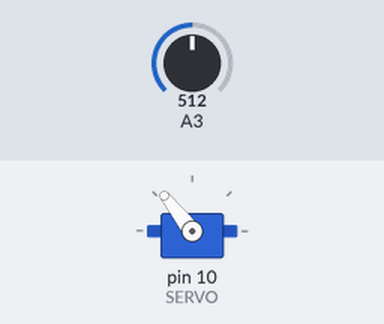
The sketch below on a simulated Arduino Uno, built with avr-gcc and run on an emulated ATmega328P. Parts: servo. The inputs (shaded band) are chosen by the test bench; at power-on: A3 = 512.

Above: at 1.2 s.
1.3 s: A3 set to 716
At 2.5 s:
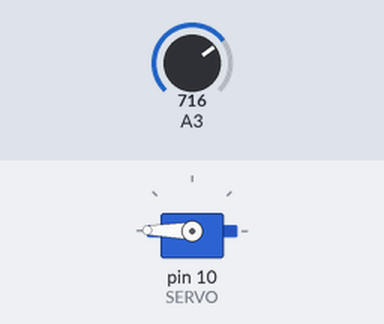
2.8 s: A3 set to 900
At 3.9 s:
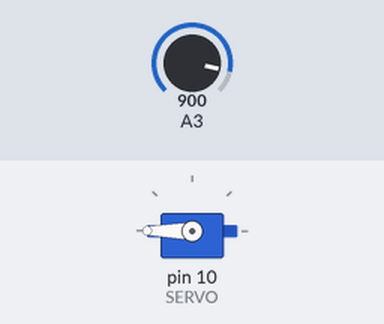
4.3 s: A3 set to 306
At 5.0 s:
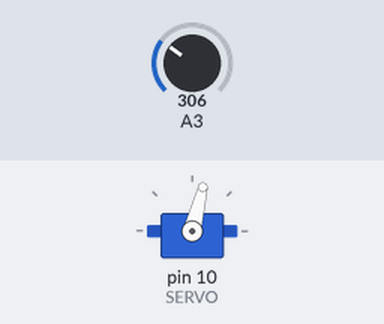
5.8 s: A3 set to 122
At 6.1 s:
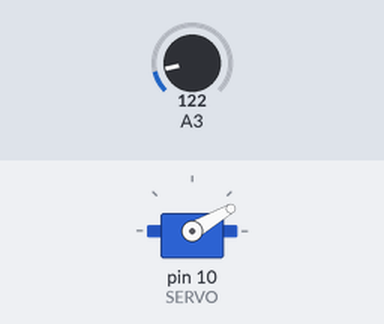
7.3 s: A3 set to 0
At 8.5 s:
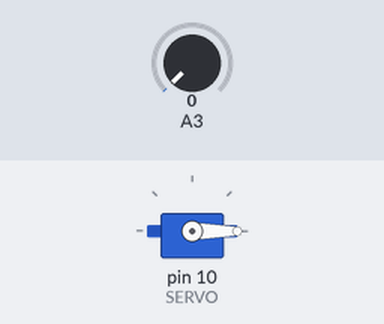
8.8 s: A3 set to 1023
At 9.6 s:
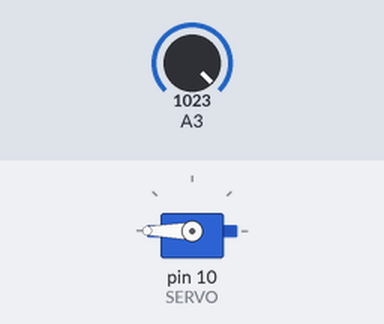
Timing chart, 0 to 11.3 s (numbered marks = the images above; inputs shaded):
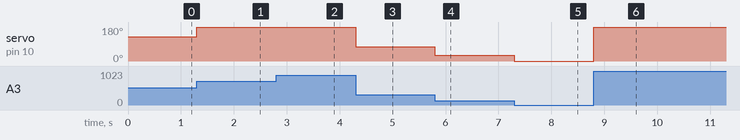

Measured:
- after the input at 1.3 s, servo on pin 10 (SERVO): 128° → 179° at once
- after the input at 2.8 s, servo on pin 10 (SERVO): 179° → 180° at once
- after the input at 4.3 s, servo on pin 10 (SERVO): 180° → 76° at once
- after the input at 5.8 s, servo on pin 10 (SERVO): 76° → 30° at once
- after the input at 7.3 s, servo on pin 10 (SERVO): 30° → 0° at once
- after the input at 8.8 s, servo on pin 10 (SERVO): 0° → 180° at once

The sketch:

sketch_jan07a.ino
```cpp
#include <Servo.h>
#define SERVO 10
Servo s;

void setup() {
  // put your setup code here, to run once:
  s.attach(SERVO);
  pinMode(A3,INPUT);
}
float x = 0;
void loop() {
  // put your main code here, to run repeatedly:
  x = analogRead(A3);
  x = x/4;
  s.write(x);
}
```
